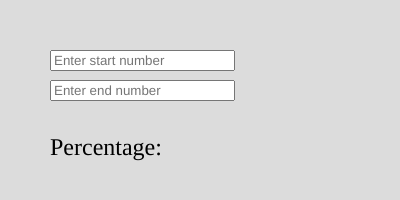
Frame 1 (no input)
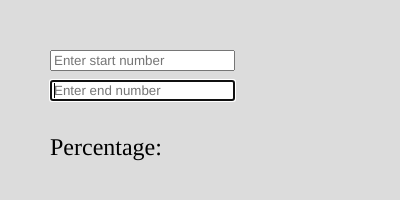
Frame 2 (the mouse pressed at the canvas centre, redrawn once)

The p5.js sketch that drew these frames (run headless with seeded random() and noise() and a simulated clock; the mouse was pressed at the canvas centre and the sketch redrawn once):

// p5.js sketch
// ── sketch.js
let startInput, endInput, percentageText;

function setup() {
  createCanvas(400, 200);
  background(220);

  startInput = createInput();
  startInput.position(50, 50);
  startInput.attribute('placeholder', 'Enter start number');
  startInput.input(calculatePercentage);

  endInput = createInput();
  endInput.position(50, 80);
  endInput.attribute('placeholder', 'Enter end number');
  endInput.input(calculatePercentage);

  percentageText = createP('Percentage:');
  percentageText.position(50, 110);
  percentageText.style('font-size', '24px');
}

function calculatePercentage() {
  let start = parseFloat(startInput.value());
  let end = parseFloat(endInput.value());

  if (!isNaN(start) && !isNaN(end)) {
    let percentage = ((end - start) / start) * 100;
    percentageText.html('Percentage: ' + percentage.toFixed(2) + '%');
  } else {
    percentageText.html('Percentage: Invalid input');
  }
}

function draw() {
  noLoop(); // Don't continuously redraw the canvas
}
